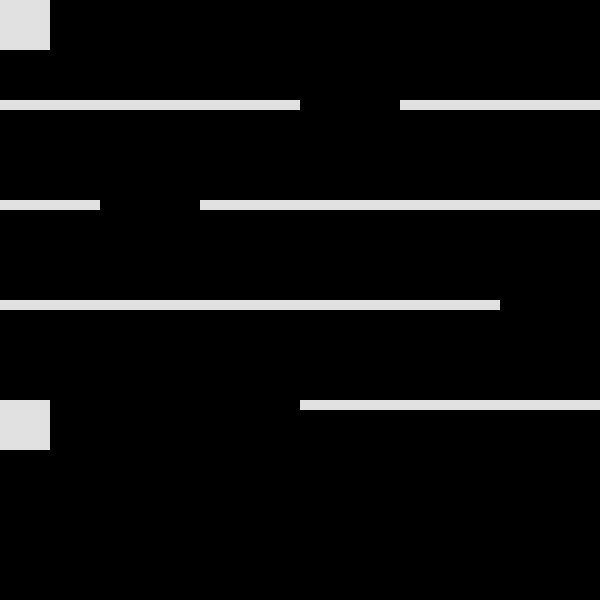
Frame 1 (no input)
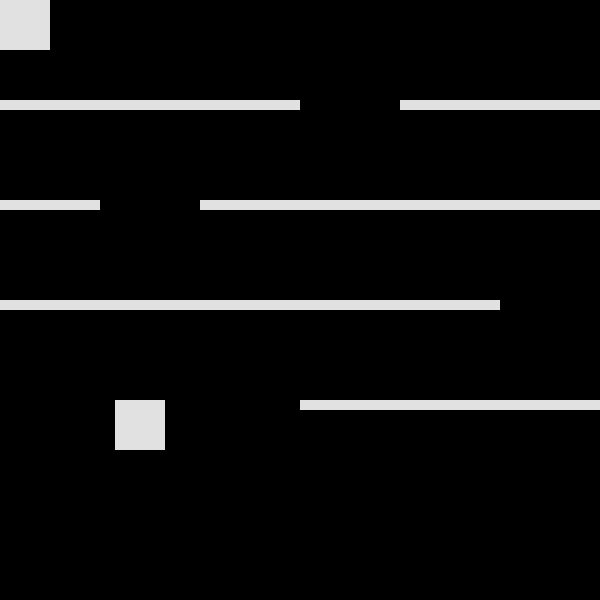
Frame 60 (the mouse pressed at the canvas centre just before this capture)
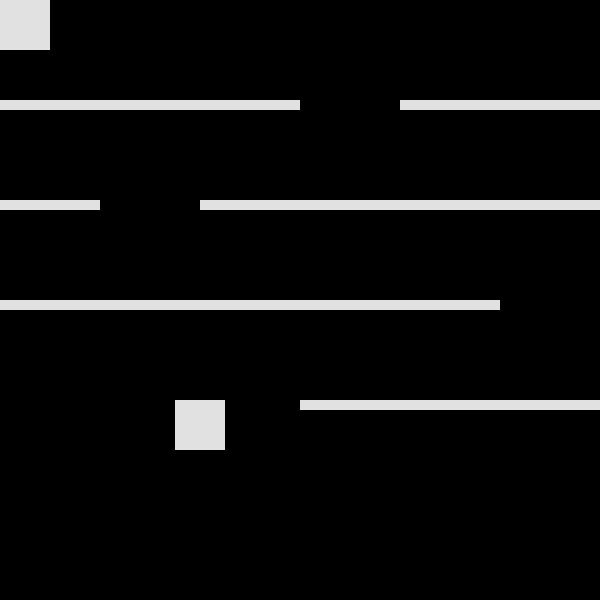
Frame 120 (the mouse held since frame 60 and released just before this capture)

The Processing sketch that drew these frames (run headless with seeded random() and noise(); from frame 60 on, the mouse is pressed at the canvas centre):

// Processing sketch: processing_135923
// ── processing_135923.pde

int x = 0;
int y = 0;
int rect1 = 0;
int twodirection = 5;


void setup() {
  size(600, 600);
  smooth();
  noStroke();
}


void draw () {
  background(0);
  //moving square
  fill(225);
  if (y >= 550) {
    fill( 225, random(0, 200), 0);
    y= 550;
  }
  rect(x, y, 50, 50);
  if (x > 550) {
    x = 0;
  }
  else if ( x < 0) {
    x = 0;
  }


  else if (y < 0) {
    y = 0;
  }


  if (keyPressed) {
    if ( key == 's') {
      x = x+2;
    }
    if (key == 'a') {
      x = x-2;
    }
    if (key =='c') {
      y= y+2;
    }
    if (key == 'd') {
      y = y-2;
    }
  }

  rect (0, 100, 300, 10);
  rect (400, 100, 300, 10);
  rect ( 0, 200, 100, 10);
  rect (200, 200, 400, 10);
  rect ( 0, 300, 500, 10);
  rect (300, 400, 300, 10);

  //bouncingrectangle
  rect(rect1, 400, 50, 50);
  rect1 = rect1 + twodirection;

  if (rect1 > 200) {
    twodirection= -5;
  }
  else if (rect1 < 0) {
    twodirection = 5;
  }

  if (x >= rect1 && x <= rect1+5 && y >= 400 && y<= 450) {
    x = 0;
    y = 0;
  }

  if ( x>=0 && x <=300 && y>= 50 && y <= 60) {
    x=0;
    y=0;
  } 
  if ( x >= 400 && x <= 600 && y >= 50 && y <=60) {
    x=0;
    y=0;
  } 
  if ( x>= 0 && x <= 100 && y >= 150 && y<=160) {
    x=0;
    y=0;
  }

  if ( x>= 200 && x <= 600 && y>=150 && y<=160) {
    x=0;
    y=0;
  }
  if (x >=0 && x<=500 && y>=250 && y<= 260) {
    x=0;
    y=0;
  }

  if (x >= 300 && x<= 600 && y >=350 && y<=360) {
    x=0;
    y=0;
  }
  
}
